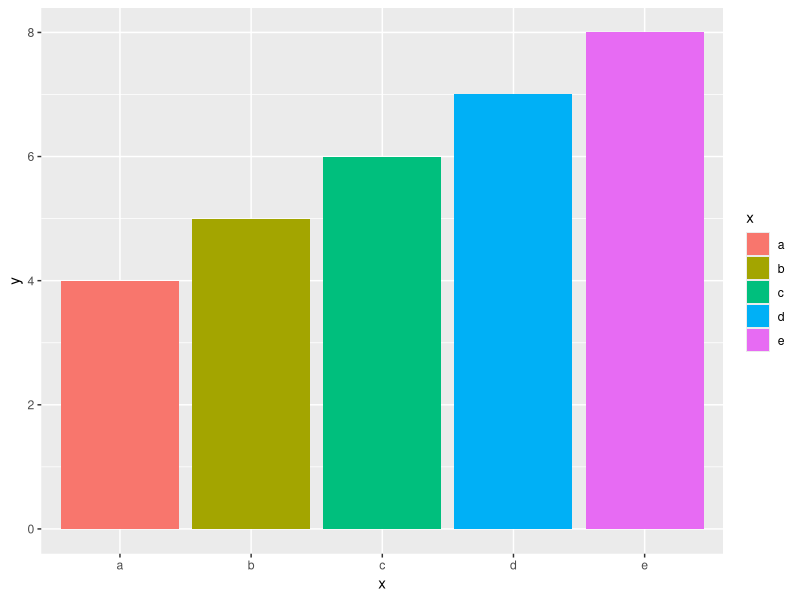

Recreate this plot in R.
# exploring tidyverse package

install.packages("tidyverse")
library("ggplot2")

gfg <- data.frame(x = c("a", "b", "c", "d", "e"),  y = c(4, 5, 6, 7, 8)
)

ggplot(gfg, aes(x, y, fill = x)) + geom_bar(stat = "identity")

# bhaiya ye kaisi language hai jisko itna zyada saja ke likhna padhta hai bc

# dplyr is a very popular data manipulation library in R.

library(dplyr)
 
print(starwars %>% filter(species == "Droid")) #that %>% is pipe thingy i guess


# data frame

df <- data.frame(
  Name = c("Sattu", "Satturita", "Satendar"),
  Age = c(25, 23, 22),
  Score = c(95, 89, 78)
)
df

# kaash aur achhe se padh ke gyi hoti test mai smh kya faida ye sbh code ka aaaaaaaaah